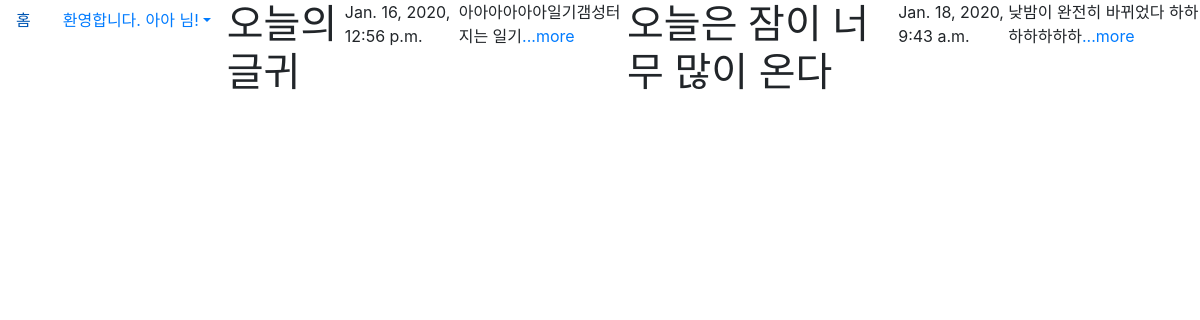
Page /myapp/showlist/ (signed in) on the earlier database version.
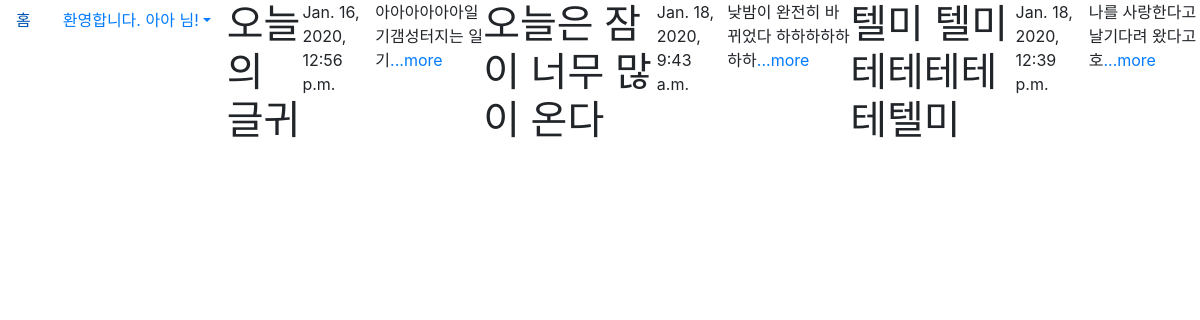
Same page on the later database version.
### myapp/models.py (models this page shows, shortened)
class Letter(models.Model):
    writer = models.ForeignKey(User, null=True, on_delete=models.CASCADE, related_name='letters')
    title = models.CharField(max_length=50)
    pub_date = models.DateTimeField(auto_now_add=True)
    body = models.TextField(max_length=200)
    letter_hit = models.PositiveIntegerField(default=0)
    bgm = models.URLField(max_length=200)
    def summary(self):
        return self.body[:100]

### myapp/views.py (the view)
# urls.py: path('showlist/', views.showlist, name = 'showlist'),
def showlist(request):
    letters = Letter.objects.filter(writer=request.user)
    return render(request, 'myapp/showlist.html', {'letters' : letters})

### myapp/templates/myapp/showlist.html
{% extends 'base.html' %}
{% block content %}
{% for letter in letters.all %}
    <h1>{{letter.title}}</h1>
    <p>{{letter.pub_date}}</p>
    <p>{{letter.summary}}<a href="{% url 'detail' letter.id %}">...more</a></p>
{% endfor %}
{% endblock %}

### mysite/templates/base.html (shortened to what this page needs)
{% load bootstrap4 %}
{% bootstrap_css %}
<a class="nav-item nav-link" href="{% url 'home' %}">홈</a>
{% if user.is_authenticated %}
         <a class="nav-link dropdown-toggle" id="navbarDropdown" role="button" data-toggle="dropdown"
             aria-haspopup="true" aria-expanded="false">환영합니다. {{ user.username }} 님!</a>
{% endif %}
<html lang="ko">
<head>
</head>
</html>
{% block content %}
{% endblock %}

Differences in the rows shown:
added Letter: title "텔미 텔미 테테테테테텔미", pub_date "Jan. 18, 2020, 12:39 p.m.", summary "나를 사랑한다고 날기다려 왔다고호"
